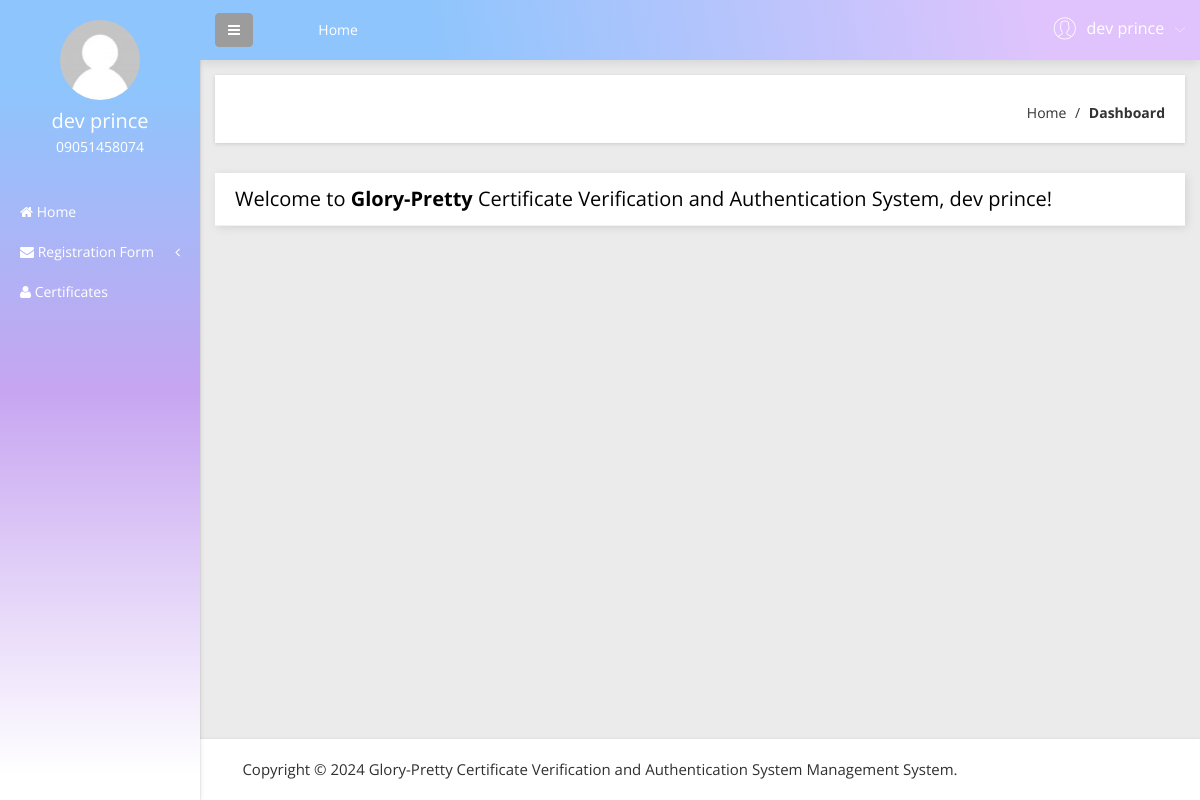
Screenshot of /user/dashboard.php (signed in) with the database file from the repository.
### tables this page shows
CREATE TABLE `tbluser` (
    `ID` int(10) NOT NULL,
    `FirstName` varchar(200) DEFAULT NULL,
    `LastName` varchar(200) DEFAULT NULL,
    `mobile` varchar(11) DEFAULT NULL,
    `Address` mediumtext DEFAULT NULL,
    `Password` varchar(200) DEFAULT NULL,
    `RegDate` timestamp NULL DEFAULT current_timestamp(),
    `Email` varchar(120) DEFAULT NULL
);

### user/dashboard.php (the view, shortened to what this page needs)
<!doctype html>
<html lang="en">
<head>
    <link rel="stylesheet" href="css/bootstrap.min.css">
    <link rel="stylesheet" href="css/font-awesome.min.css">
    <link rel="stylesheet" href="css/adminpro-custon-icon.css">
    <link rel="stylesheet" href="css/meanmenu.min.css">
    <link rel="stylesheet" href="css/jquery.mCustomScrollbar.min.css">
    <link rel="stylesheet" href="css/animate.css">
    <link rel="stylesheet" href="css/normalize.css">
    <link rel="stylesheet" href="css/form.css">
    <link rel="stylesheet" href="style.css">
    <link rel="stylesheet" href="css/responsive.css">
</head>
<body class="materialdesign">
    <div class="wrapper-pro">
        <?php include_once('includes/sidebar.php'); ?>
        <?php include_once('includes/header.php'); ?>
        <div class="breadcome-area mg-b-30 small-dn">
            <div class="container-fluid">
                <div class="row">
                    <div class="col-lg-12">
                        <div class="breadcome-list map-mg-t-40-gl shadow-reset">
                            <div class="row">
                                <div class="col-lg-12">
                                    <ul class="breadcome-menu">
                                        <li><a href="dashboard.php">Home</a> <span class="bread-slash">/</span></li>
                                        <li><span class="bread-blod">Dashboard</span></li>
                                    </ul>
                                </div>
                            </div>
                        </div>
                    </div>
                </div>
            </div>
        </div>
        <div class="income-order-visit-user-area">
            <div class="container-fluid">
                <div class="row">
                    <div class="col-lg-12">
                        <div class="income-dashone-total income-monthly shadow-reset nt-mg-b-30">
                            <div class="income-title">
                                <div class="main-income-head">
                                    <?php
                                    $uid = $_SESSION['OBCMSuid'];
                                    $sql = "SELECT * FROM tbluser WHERE id=:uid";
                                    $query = $obcms->prepare($sql);
                                    $query->bindParam(':uid', $uid, PDO::PARAM_STR);
                                    $query->execute();
                                    $results = $query->fetchAll(PDO::FETCH_OBJ);
                                    if ($query->rowCount() > 0) {
                                        foreach ($results as $row) {
                                    ?>
                                            <div class="main-income-phara">
                                                <h2>Welcome to <strong>Glory-Pretty</strong> Certificate Verification and Authentication System, <?php echo $row->FirstName . ' ' . $row->LastName; ?>!</h2>
                                            </div>
                                    <?php
                                        }
                                    }
                                    ?>
                                </div>
                            </div>
                        </div>
                    </div>
                </div>
            </div>
        </div>
    </div>
    <?php include_once('includes/footer.php'); ?>
</body>
</html>

### user/includes/sidebar.php (shortened to what this page needs)
<?php
include('includes/dbconnection.php');
if (strlen($_SESSION['OBCMSuid']==0)) {
  header('location:logout.php');
  } else{
  ?>
  <div class="left-sidebar-pro">
            <nav id="sidebar">
                <div class="sidebar-header">
                     <?php
$uid=$_SESSION['OBCMSuid'];
$sql="SELECT firstname,lastname,mobile from  tbluser where ID=:uid";
$query = $obcms -> prepare($sql);
$query->bindParam(':uid',$uid,PDO::PARAM_STR);
$query->execute();
$results=$query->fetchAll(PDO::FETCH_OBJ);
$cnt=1;
if($query->rowCount() > 0)
{
foreach($results as $row)
{               ?>
                    <a href="#"><img src="img/message/avatar.jpg" alt="" />
                    </a>
                    <h3><?php  echo $row->firstname ;?>  <?php  echo $row->lastname ;?></h3>
                    <p><?php  echo $row->mobile;?></p><?php $cnt=$cnt+1;}} ?>
                </div>
                <div class="left-custom-menu-adp-wrap">
                    <ul class="nav navbar-nav left-sidebar-menu-pro">
                        <li class="nav-item">
                            <a href="dashboard.php" role="button" aria-expanded="false"><i class="fa big-icon fa-home"></i> <span class="mini-dn">Home</span> </a>
                        </li>
                        <li class="nav-item"><a href="#" data-toggle="dropdown" role="button" aria-expanded="false" class="nav-link dropdown-toggle"><i class="fa big-icon fa-envelope"></i> <span class="mini-dn">Registration Form</span> <span class="indicator-right-menu mini-dn"><i class="fa indicator-mn fa-angle-left"></i></span></a>
                        </li>
                       <li class="nav-item">
                            <a href="certificates-list.php" role="button" aria-expanded="false"><i class="fa big-icon fa-user"></i> <span class="mini-dn">Certificates</span> </a>
                        </li>
                    </ul>
                </div>
            </nav>
        </div><?php }  ?>

### user/includes/header.php (shortened to what this page needs)
<?php
if (strlen($_SESSION['OBCMSuid']==0)) {
  header('location:logout.php');
  } else{
  ?>
  <!doctype html>
<html class="no-js" lang="en">
<head>
    <link rel="stylesheet" href="css/bootstrap.min.css">
    <link rel="stylesheet" href="css/font-awesome.min.css">
    <link rel="stylesheet" href="css/adminpro-custon-icon.css">
    <link rel="stylesheet" href="css/meanmenu.min.css">
    <link rel="stylesheet" href="css/jquery.mCustomScrollbar.min.css">
    <link rel="stylesheet" href="css/animate.css">
    <link rel="stylesheet" href="css/jvectormap/jquery-jvectormap-2.0.3.css">
    <link rel="stylesheet" href="css/data-table/bootstrap-table.css">
    <link rel="stylesheet" href="css/data-table/bootstrap-editable.css">
    <link rel="stylesheet" href="css/normalize.css">
    <link rel="stylesheet" href="css/c3.min.css">
    <link rel="stylesheet" href="style.css">
    <link rel="stylesheet" href="css/responsive.css">
</head>
<body class="materialdesign">
 <div class="content-inner-all">
            <div class="header-top-area">
                <div class="fixed-header-top">
                    <div class="container-fluid">
                        <div class="row">
                            <div class="col-lg-1 col-md-6 col-sm-6 col-xs-12">
                                <button type="button" id="sidebarCollapse" class="btn bar-button-pro header-drl-controller-btn btn-info navbar-btn">
                                    <i class="fa fa-bars"></i>
                                </button>
                            </div>
                            <div class="col-lg-6 col-md-1 col-sm-1 col-xs-12">
                                <div class="header-top-menu tabl-d-n">
                                    <ul class="nav navbar-nav mai-top-nav">
                                        <li class="nav-item"><a href="dashboard.php" class="nav-link">Home</a>
                                        </li>
                                    </ul>
                                </div>
                            </div>
                            <div class="col-lg-5 col-md-5 col-sm-6 col-xs-12">
                                <div class="header-right-info">
                                    <ul class="nav navbar-nav mai-top-nav header-right-menu">
                                <?php
$uid=$_SESSION['OBCMSuid'];
$sql="SELECT * From  tbluser where id=:uid";
$query = $obcms -> prepare($sql);
$query->bindParam(':uid',$uid,PDO::PARAM_STR);
$query->execute();
$results=$query->fetchAll(PDO::FETCH_OBJ);
$cnt=1;
if($query->rowCount() > 0)
{
foreach($results as $row)
{               ?>
                                        <li class="nav-item">
                                            <a href="#" data-toggle="dropdown" role="button" aria-expanded="false" class="nav-link dropdown-toggle">
                                                <span class="adminpro-icon adminpro-user-rounded header-riht-inf"></span>
                                                 <span class="admin-name"><?php  echo $row->FirstName;?>  <?php  echo $row->LastName;?> </span>
                                                <span class="author-project-icon adminpro-icon adminpro-down-arrow"></span><?php $cnt=$cnt+1;}} ?>
                                            </a>
                                        </li>
                                    </ul>
                                </div>
                            </div>
                        </div>
                    </div>
                </div>
            </div><?php }  ?>

### rows the page displays
tbluser: FirstName "dev", LastName "prince", mobile "09051458074"
